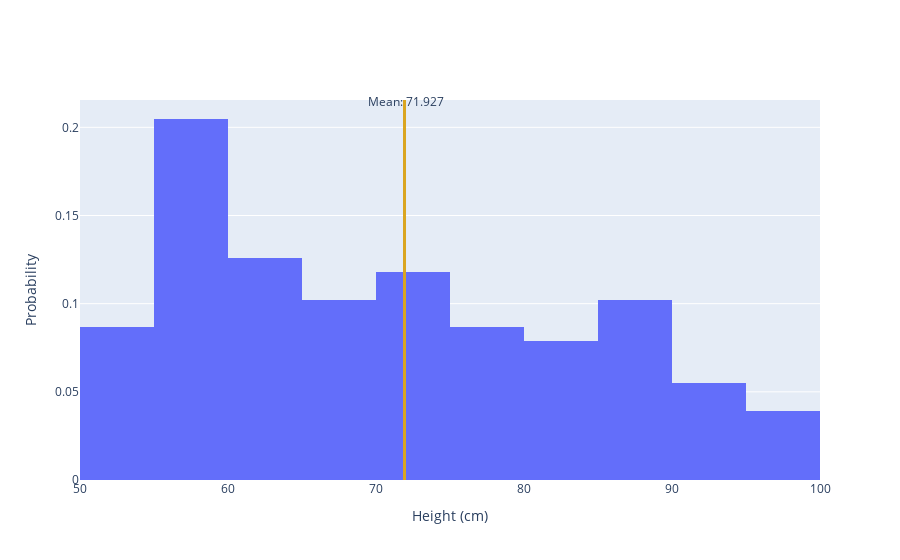
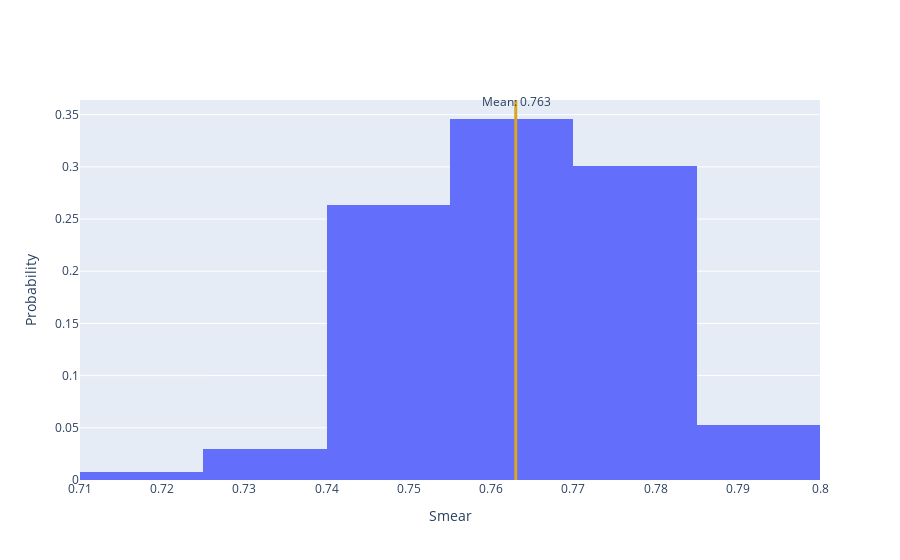
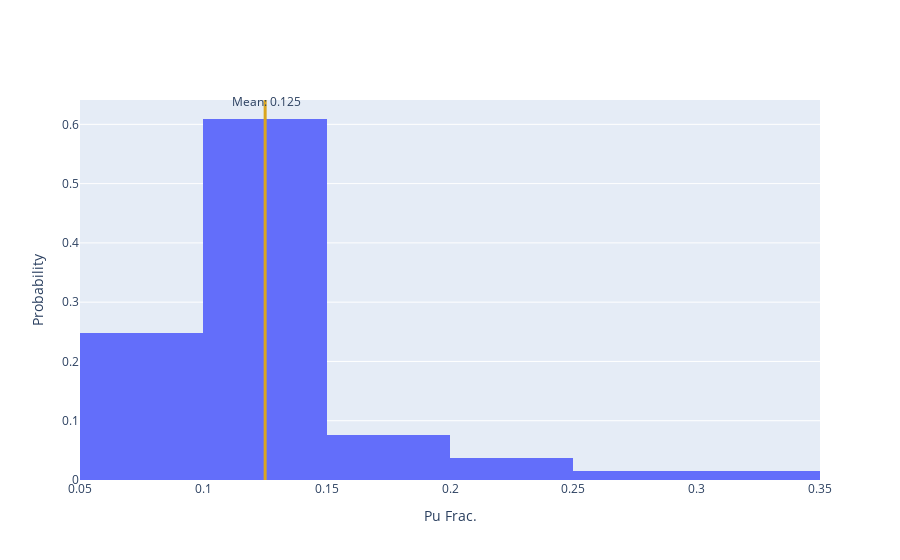

Write notebook code for charts like these, in order.
### Markdown cell above
# Plotting - 3D

### Code cell
ns = run_nameserver()
bb = run_agent(name='bb', base=bb_opt.BbOpt)
bb.set_attr(archive_name='mc_2d_1E5/sfr_bb_13.h5')
bb.load_h5(panels={2:['new','old'],3:['new','old']})

objectives_3d = {'reactivity swing': {'ll':250,   'ul':1000,  'goal':'lt', 'variable type': float},
              'burnup':           {'ll':30,   'ul':80,  'goal':'gt', 'variable type': float},
              'pu mass':          {'ll':0,   'ul':1000, 'goal':'lt', 'variable type': float}}
objectives_2d = {'reactivity swing': {'ll':250,   'ul':1000,  'goal':'lt', 'variable type': float},
              'burnup':           {'ll':30,   'ul':80,  'goal':'gt', 'variable type': float}}


bb.set_attr(objectives=objectives_2d)
lvl_3 = {}
lvl_2 = {}

for panel in bb.get_attr('abstract_lvls')['level 3'].values():
    lvl_3.update(panel)
for panel in bb.get_attr('abstract_lvls')['level 2'].values():
    lvl_2.update(panel)

lvl_1 = bb.get_attr('abstract_lvls')['level 1']
print(len(lvl_1))

obj_labels = {'fitness': 'fitness',
              'burnup': 'Burnup (GWD/MTHM)',
              'cycle length': 'Cycle Length(days)',
              'pu mass': 'Pu Mass (kg/year)',
              'reactivity swing' : 'Rx Swing (pcm/month)',
              'height': 'Height (cm)',
              'smear': 'Smear',
              'pu_content': 'Pu Frac.'}
objs = [x for x in bb.get_attr('objectives').keys()]


lvl_1_obj = get_objectives_in_level(lvl_1)
lvl_1_obj['smear'] = [x/100 for x in lvl_1_obj['smear']]
non_pareto = get_non_pareto_sols()
null_space = get_objectives_not_in_level(lvl_2)

#lvl1_df = pd.DataFrame.from_dict(lvl_1_obj)
#null_space_df = pd.DataFrame.from_dict(null_space)
bins = [dict(start=50,end=100,size=5), dict(start=0.50,end=0.80,size=0.015), dict(start=0,end=1.0,size=0.05)]
make_dv_histogram(bins)


#print(lvl1_df)
#fig1 = px.scatter(lvl1_df, x=x_obj, y=y_obj,
#                  labels={x_obj:obj_labels[x_obj], y_obj: obj_labels[y_obj]})
#fig1.show()

    
null = False
#for x_obj in bb.get_attr('objectives'):
#    for y_obj in bb.get_attr('objectives'):
#        if x_obj != y_obj:
#            make_2d_fig(x_obj,y_obj,null=null)

if len(bb.get_attr('objectives')) >= 3:
    x_obj = 'reactivity swing'
    y_obj = 'burnup'
    z_obj = 'pu mass'
#    make_3d_fig(x_obj,y_obj,z_obj,null=null)


x_obj = 'height'
y_obj = 'smear'
z_obj = 'pu_content'
#make_3d_fig(x_obj,y_obj,z_obj,null=null)
ns.shutdown()

### Figure 1 — Plotly figure (JSON) as saved in the notebook; plotly's stock layout.template omitted (floating-point values rounded to 4 significant figures; data arrays with more than 128 entries replaced by an {"elided": "..."} marker saying what was removed)
{"data": [{"histnorm": "probability", "type": "histogram", "x": {"elided": "133 float values"}, "xbins": {"end": 100, "size": 5, "start": 50}}], "layout": {"annotations": [{"arrowhead": 7, "ax": 1, "ay": 1, "showarrow": true, "text": "Mean: 71.927", "x": 71.93, "xref": "x", "y": 1, "yref": "paper"}], "shapes": [{"line": {"color": "goldenrod", "width": 3}, "type": "line", "x0": 71.93, "x1": 71.93, "y0": 0, "y1": 1, "yref": "paper"}], "xaxis": {"title": {"text": "Height (cm)"}}, "yaxis": {"title": {"text": "Probability"}}}}

### Figure 2 — Plotly figure (JSON) as saved in the notebook; plotly's stock layout.template omitted (floating-point values rounded to 4 significant figures; data arrays with more than 128 entries replaced by an {"elided": "..."} marker saying what was removed)
{"data": [{"histnorm": "probability", "type": "histogram", "x": {"elided": "133 float values"}, "xbins": {"end": 0.8, "size": 0.015, "start": 0.5}}], "layout": {"annotations": [{"arrowhead": 7, "ax": 1, "ay": 1, "showarrow": true, "text": "Mean: 0.763", "x": 0.763, "xref": "x", "y": 1, "yref": "paper"}], "shapes": [{"line": {"color": "goldenrod", "width": 3}, "type": "line", "x0": 0.763, "x1": 0.763, "y0": 0, "y1": 1, "yref": "paper"}], "xaxis": {"title": {"text": "Smear"}}, "yaxis": {"title": {"text": "Probability"}}}}

### Figure 3 — Plotly figure (JSON) as saved in the notebook; plotly's stock layout.template omitted (floating-point values rounded to 4 significant figures; data arrays with more than 128 entries replaced by an {"elided": "..."} marker saying what was removed)
{"data": [{"histnorm": "probability", "type": "histogram", "x": {"elided": "133 float values"}, "xbins": {"end": 1, "size": 0.05, "start": 0}}], "layout": {"annotations": [{"arrowhead": 7, "ax": 1, "ay": 1, "showarrow": true, "text": "Mean: 0.125", "x": 0.1251, "xref": "x", "y": 1, "yref": "paper"}], "shapes": [{"line": {"color": "goldenrod", "width": 3}, "type": "line", "x0": 0.1251, "x1": 0.1251, "y0": 0, "y1": 1, "yref": "paper"}], "xaxis": {"title": {"text": "Pu Frac."}}, "yaxis": {"title": {"text": "Probability"}}}}
